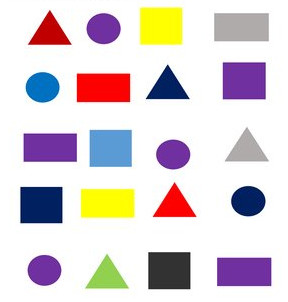
#> input picture Image Input/shape.jpg, 288 x 302 px, found by its file name
$ jupyter execute 'Shape Detection.ipynb'
#> lines starting #> are read from the running program, lines starting #| are printed output that depends on the picture; after the words box and inside, x2 and y2 are one past the last pixel; in counts of white or black regions, pixels touching at a corner belong together; long printed decimals are rounded
[cell 1]
import cv2
import numpy as np

[cell 2]
img = cv2.imread("Image Input/Shape.jpg")
#> img is the input picture: shape (302, 288, 3); mean B, G, R 213.7, 211.2, 220.6

[cell 3]
#fungsi untuk stack gambar
def stackImages(scale,imgArray):
    rows = len(imgArray)
    cols = len(imgArray[0])
    rowsAvailable = isinstance(imgArray[0],list)
    width = imgArray[0][0].shape[1]
    height = imgArray[0][0].shape[0]
    if rowsAvailable:
        for x in range(0,rows):
            for y in range(0, cols):
                if imgArray[x][y].shape[:2] == imgArray[x][y].shape[:2]:
                    imgArray[x][y] = cv2.resize(imgArray[x][y],(0,0),None,scale,scale)
                else:
                    imgArray[x][y] = cv2.resize(imgArray[x][y], (imgArray[0][0].shape[0]), None, scale, scale)
                if len(imgArray[x][y].shape) == 2: imgArray[x][y] =cv2.cvtColor(imgArray[x][y],cv2.COLOR_GRAY2BGR)
        imageBlank = np.zeros((height,width,3), np.uint8)
        hor = [imageBlank]*rows
        hor_con = [imageBlank]*rows
        for x in range(0, rows):
            hor[x] = np.hstack(imgArray[x])
        ver = np.vstack(hor)
    else:
        for x in range(0, rows):
            if imgArray[x].shape[:2] == imgArray[0].shape[:2]:
                imgArray[x] = cv2.resize(imgArray[x],(0,0),None,scale,scale)
            else:
                imgArray[x] = cv2.resize(imgArray[x],(imgArray[0].shape[0],imgArray[0].shape[1]),None,scale,scale)
            if len(imgArray[x].shape) == 2: imgArray[x] =cv2.cvtColor(imgArray[x],cv2.COLOR_GRAY2BGR)
        hor = np.hstack(imgArray)
        ver = hor
    return ver

[cell 4]
def getContours(img):
    countours, hierarchy = cv2.findContours(img, cv2.RETR_EXTERNAL, cv2.CHAIN_APPROX_NONE)
    for cnt in countours:
        area = cv2.contourArea(cnt)
        if area > 500:
            #cv2.drawContours(imgBlank, cnt, -1, (255,0,0),3)
            peri = cv2.arcLength(cnt, True)
            approx = cv2.approxPolyDP(cnt, 0.04*peri, True)
            print(len(approx))

            x, y, w, h = cv2.boundingRect(approx)

            cv2.rectangle(imgBlank, (x-10,y-10), (x+w+10, y+h+10), (0,255,0), 1)
            if len(approx) == 3 :
                objectType = "Triangle"
            elif len(approx) == 4:
                aspectRatio = w/float(h)
                print(aspectRatio)
                if aspectRatio > 0.95 and aspectRatio <1.5 :
                    objectType = "Square"
                else:
                    objectType = "Rectangle"
            else:
                objectType = "Circle"

            cv2.putText(imgBlank, objectType, (x , y), cv2.FONT_HERSHEY_COMPLEX, 0.5, (0,0,0), 2)

[cell 5]
#Kernel sistem nya adalah mengganti value pixel dengan nilai pixel yang berada didekatnya
#Contoh pada tahap ini adalah 7X7, maka pada umumnya melakukan sum perhitungan dari 7x7 pixel di sekitarnya dengan target
#Pixel yang diganti adalah dipaling tengah(tidak bisa genap)
#https://setosa.io/ev/image-kernels/
imgGray = cv2.cvtColor(img, cv2.COLOR_BGR2GRAY)
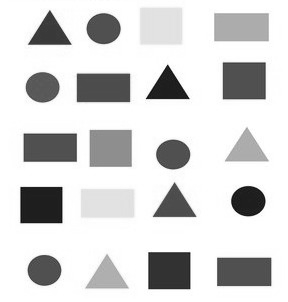
#> imgGray: shape (302, 288); min 9, max 255, mean 214.3
imgBlur = cv2.GaussianBlur(imgGray,(7,7), 1)
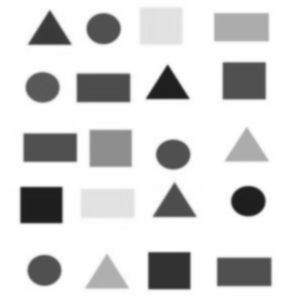
#> imgBlur: shape (302, 288); min 29, max 255, mean 214.3
imgCanny = cv2.Canny(imgBlur, 50,50)
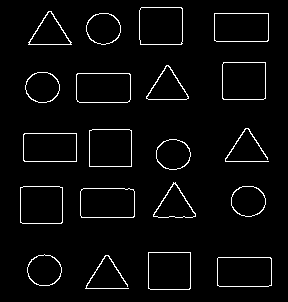
#> imgCanny: shape (302, 288); 3.4% white in thin lines or dots, all inside (x1, y1, x2, y2) = (20, 7, 272, 290)
imgBlank = img.copy()
(thresh, imgBlackWhite) = cv2.threshold(imgGray, 220, 255, cv2.THRESH_BINARY)
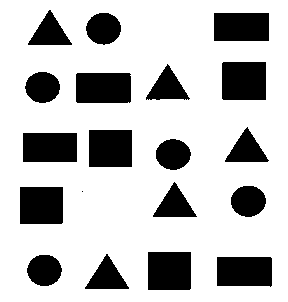
#> imgBlackWhite: shape (302, 288); 75.7% white; 19 black regions (1 under 20 px)

getContours(imgCanny)
#> in getContours, `countours, hierarchy = cv2.findContours(img, cv2.RETR_EXTERNAL, cv2.CH..`: countours = 20 contours; largest, box (x1, y1, x2, y2) and area: (222, 62, 266, 100) 1588, (139, 7, 183, 45) 1582, (217, 257, 272, 287) 1561, (76, 73, 131, 103) 1557, (148, 252, 191, 290) 1552
#> the loop in getContours, `for cnt in countours:` made 20 passes
#> (area, peri, approx, x, y, w, h, aspectRatio) on passes 1, 4, 5, 7, 10, 11, 13, 16: (1561, 163.7, [[217, 258], [217, 285], [271, 285], [270, 257]], 217, 257, 55, 29, 1.9), (1552, 156.8, [[148, 252], [148, 288], [190, 288], [190, 252]], 148, 252, 43, 37, 1.16), (1551, 163.3, [[80, 191], [81, 217], [134, 216], [133, 189]], 80, 189, 55, 29, 1.9), (1547, 155.7, [[20, 187], [20, 222], [62, 222], [62, 187]], 20, 187, 43, 36, 1.19), (1483, 160.8, [[23, 134], [24, 161], [76, 161], [76, 133]], 23, 133, 54, 29, 1.86), (1550, 156.8, [[89, 130], [89, 166], [131, 166], [131, 130]], 89, 130, 43, 37, 1.16), (1557, 162.5, [[76, 74], [79, 102], [130, 99], [129, 73]], 76, 73, 55, 30, 1.83), (1587.5, 158.2, [[223, 62], [223, 99], [265, 98], [265, 62]], 223, 62, 43, 38, 1.13)
#> (area, peri, approx, x, y, w, h, objectType) on passes 8, 15, 19: (799, 131.9, [[153, 214], [195, 216], [175, 182]], 153, 182, 43, 35, 'Triangle'), (803, 127.4, [[146, 96], [188, 98], [168, 65]], 146, 65, 43, 34, 'Triangle'), (777, 130.2, [[28, 42], [71, 44], [51, 11]], 28, 11, 44, 34, 'Triangle')
#| 4
#| 1.897
#| 6
#| 4
#| 1.162
#| 4
#| 1.897
#| 8
#| 4
#| 1.194
#> (further printed lines are left out)
#> after the loop in getContours, `for cnt in countours:`:
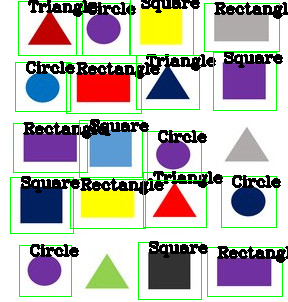
#> imgBlank: shape (302, 288, 3); 14.55% of pixels changed, all inside (x1, y1, x2, y2) = (10, 0, 288, 300)

imgStack = stackImages(1, ([img, imgBlur,imgCanny],
                          [imgGray,imgBlank, imgBlackWhite]))
#> after the loop in stackImages, `for x in range(0, rows):`: hor = 2 items
#> in stackImages, `ver = np.vstack(hor)`:
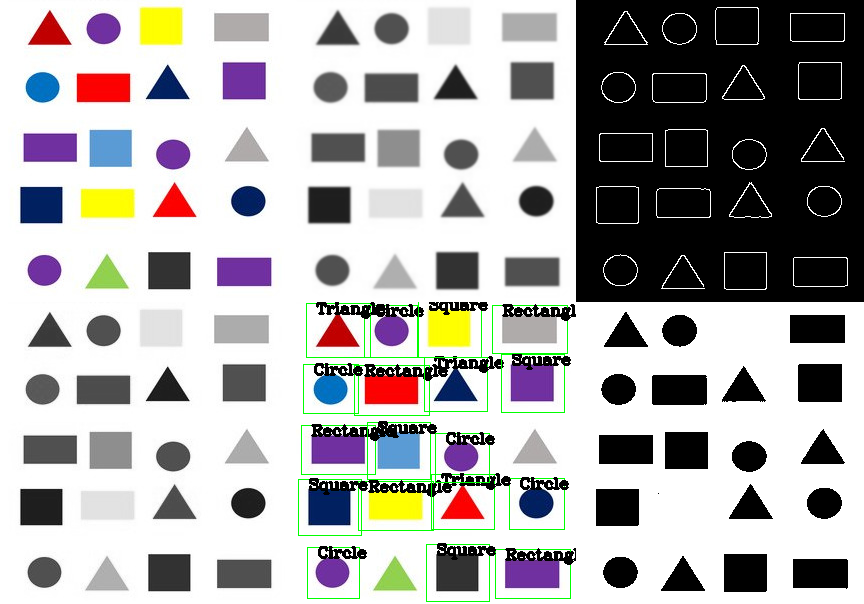
#> ver: shape (604, 864, 3); mean of channels 0, 1, 2 170.4, 171.3, 172.7; drawn as B, G, R

[cell 6]
cv2.imshow("output", imgStack)
cv2.waitKey(0)
#> Out = 27
